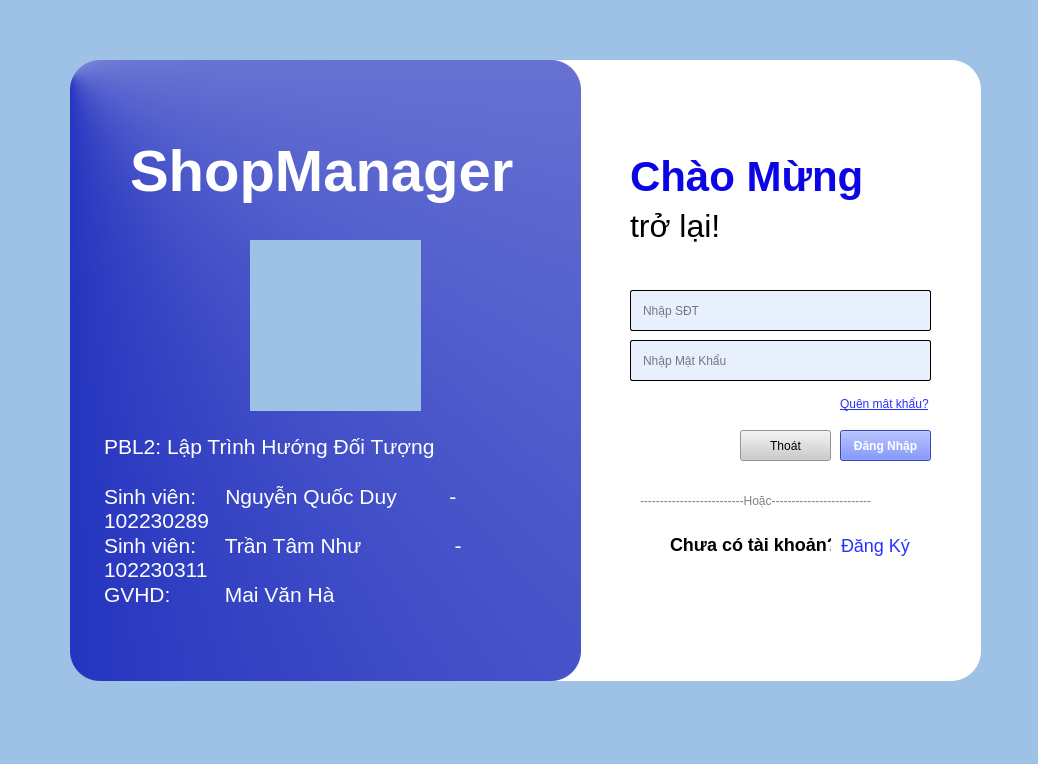
<?xml version="1.0" encoding="UTF-8"?>
<ui version="4.0">
 <class>MainWindow</class>
 <widget class="QMainWindow" name="MainWindow">
  <property name="geometry">
   <rect>
    <x>0</x>
    <y>0</y>
    <width>1038</width>
    <height>764</height>
   </rect>
  </property>
  <property name="windowTitle">
   <string>MainWindow</string>
  </property>
  <property name="styleSheet">
   <string notr="true">background-color:#9ec2e6;</string>
  </property>
  <widget class="QWidget" name="centralwidget">
   <widget class="QStackedWidget" name="stackedWidget">
    <property name="geometry">
     <rect>
      <x>10</x>
      <y>0</y>
      <width>1021</width>
      <height>731</height>
     </rect>
    </property>
    <property name="currentIndex">
     <number>0</number>
    </property>
    <widget class="QWidget" name="page">
     <widget class="QLabel" name="label_9">
      <property name="geometry">
       <rect>
        <x>120</x>
        <y>130</y>
        <width>401</width>
        <height>81</height>
       </rect>
      </property>
      <property name="styleSheet">
       <string notr="true">background-color: transparent;color:#fff;
font-family: Arial;
font-size: 58px;
font-weight:700;
</string>
      </property>
      <property name="text">
       <string>ShopManager</string>
      </property>
     </widget>
     <widget class="QLabel" name="label_2">
      <property name="geometry">
       <rect>
        <x>630</x>
        <y>490</y>
        <width>291</width>
        <height>21</height>
       </rect>
      </property>
      <property name="styleSheet">
       <string notr="true">background-color: transparent;
color: rgba(0,0,0,0.5);</string>
      </property>
      <property name="text">
       <string>--------------------------Hoặc-------------------------</string>
      </property>
     </widget>
     <widget class="QLabel" name="label">
      <property name="geometry">
       <rect>
        <x>620</x>
        <y>150</y>
        <width>271</width>
        <height>51</height>
       </rect>
      </property>
      <property name="styleSheet">
       <string notr="true">background-color: transparent;
font-family: Arial;
font-size: 42px;
font-weight:700;
color:rgb(12, 5, 230)</string>
      </property>
      <property name="text">
       <string>Chào Mừng</string>
      </property>
     </widget>
     <widget class="QTextBrowser" name="inforSV">
      <property name="geometry">
       <rect>
        <x>90</x>
        <y>430</y>
        <width>471</width>
        <height>201</height>
       </rect>
      </property>
      <property name="styleSheet">
       <string notr="true">background-color: transparent;color:#fff;
border: 0px;</string>
      </property>
      <property name="html">
       <string>&lt;!DOCTYPE HTML PUBLIC &quot;-//W3C//DTD HTML 4.0//EN&quot; &quot;http://www.w3.org/TR/REC-html40/strict.dtd&quot;&gt;
&lt;html&gt;&lt;head&gt;&lt;meta name=&quot;qrichtext&quot; content=&quot;1&quot; /&gt;&lt;meta charset=&quot;utf-8&quot; /&gt;&lt;style type=&quot;text/css&quot;&gt;
p, li { white-space: pre-wrap; }
hr { height: 1px; border-width: 0; }
li.unchecked::marker { content: &quot;\2610&quot;; }
li.checked::marker { content: &quot;\2612&quot;; }
&lt;/style&gt;&lt;/head&gt;&lt;body style=&quot; font-family:'Segoe UI'; font-size:9pt; font-weight:400; font-style:normal;&quot;&gt;
&lt;p style=&quot; margin-top:0px; margin-bottom:0px; margin-left:0px; margin-right:0px; -qt-block-indent:0; text-indent:0px;&quot;&gt;&lt;span style=&quot; font-size:16pt;&quot;&gt;PBL2: Lập Trình Hướng Đối Tượng&lt;/span&gt;&lt;/p&gt;
&lt;p style=&quot;-qt-paragraph-type:empty; margin-top:0px; margin-bottom:0px; margin-left:0px; margin-right:0px; -qt-block-indent:0; text-indent:0px; font-size:16pt;&quot;&gt;&lt;br /&gt;&lt;/p&gt;
&lt;p style=&quot; margin-top:0px; margin-bottom:0px; margin-left:0px; margin-right:0px; -qt-block-indent:0; text-indent:0px;&quot;&gt;&lt;span style=&quot; font-size:16pt;&quot;&gt;Sinh viên:     Nguyễn Quốc Duy         - 102230289&lt;/span&gt;&lt;/p&gt;
&lt;p style=&quot; margin-top:0px; margin-bottom:0px; margin-left:0px; margin-right:0px; -qt-block-indent:0; text-indent:0px;&quot;&gt;&lt;span style=&quot; font-size:16pt;&quot;&gt;Sinh viên:     Trần Tâm Như                - 102230311&lt;/span&gt;&lt;/p&gt;
&lt;p style=&quot; margin-top:0px; margin-bottom:0px; margin-left:0px; margin-right:0px; -qt-block-indent:0; text-indent:0px;&quot;&gt;&lt;span style=&quot; font-size:16pt;&quot;&gt;GVHD: 	       Mai Văn Hà&lt;/span&gt;&lt;/p&gt;&lt;/body&gt;&lt;/html&gt;</string>
      </property>
     </widget>
     <widget class="QLabel" name="label_3">
      <property name="geometry">
       <rect>
        <x>830</x>
        <y>390</y>
        <width>111</width>
        <height>28</height>
       </rect>
      </property>
      <property name="maximumSize">
       <size>
        <width>171</width>
        <height>51</height>
       </size>
      </property>
      <property name="font">
       <font>
        <family>Arial</family>
        <underline>true</underline>
       </font>
      </property>
      <property name="cursor">
       <cursorShape>PointingHandCursor</cursorShape>
      </property>
      <property name="styleSheet">
       <string notr="true">background-color: transparent;
color:rgb(38, 49, 255) ;
font-family: Arial;
</string>
      </property>
      <property name="text">
       <string>Quên mật khẩu?</string>
      </property>
     </widget>
     <widget class="QLineEdit" name="id">
      <property name="geometry">
       <rect>
        <x>620</x>
        <y>290</y>
        <width>301</width>
        <height>41</height>
       </rect>
      </property>
      <property name="styleSheet">
       <string notr="true">background-color: #e8f0fd;
border-radius: 2px;
border: 1px solid #000;
padding-left: 10px;</string>
      </property>
      <property name="placeholderText">
       <string>Nhập SĐT</string>
      </property>
     </widget>
     <widget class="QLabel" name="label_10">
      <property name="geometry">
       <rect>
        <x>240</x>
        <y>240</y>
        <width>171</width>
        <height>171</height>
       </rect>
      </property>
      <property name="text">
       <string/>
      </property>
      <property name="pixmap">
       <pixmap resource="resourse.qrc">:/new/img/img/images.jpg</pixmap>
      </property>
      <property name="scaledContents">
       <bool>true</bool>
      </property>
     </widget>
     <widget class="QPushButton" name="pushButton">
      <property name="geometry">
       <rect>
        <x>830</x>
        <y>430</y>
        <width>91</width>
        <height>31</height>
       </rect>
      </property>
      <property name="cursor">
       <cursorShape>PointingHandCursor</cursorShape>
      </property>
      <property name="styleSheet">
       <string notr="true">background-color:#4561ff;
font-weight: 700;
color: white;
</string>
      </property>
      <property name="text">
       <string>Đăng Nhập</string>
      </property>
     </widget>
     <widget class="QLabel" name="label_8">
      <property name="geometry">
       <rect>
        <x>620</x>
        <y>200</y>
        <width>171</width>
        <height>51</height>
       </rect>
      </property>
      <property name="maximumSize">
       <size>
        <width>171</width>
        <height>51</height>
       </size>
      </property>
      <property name="font">
       <font>
        <family>Arial</family>
        <pointsize>-1</pointsize>
        <fontweight>Thin</fontweight>
       </font>
      </property>
      <property name="styleSheet">
       <string notr="true">background-color: transparent;
font-family: Arial;
font-size: 32px;
font-weight5700;
</string>
      </property>
      <property name="text">
       <string>trở lại!</string>
      </property>
     </widget>
     <widget class="QLineEdit" name="pw">
      <property name="geometry">
       <rect>
        <x>620</x>
        <y>340</y>
        <width>301</width>
        <height>41</height>
       </rect>
      </property>
      <property name="styleSheet">
       <string notr="true">padding-left: 10px;background-color: #e8f0fd;
border-radius: 2px;
border: 1px solid #000;</string>
      </property>
      <property name="echoMode">
       <enum>QLineEdit::EchoMode::Password</enum>
      </property>
      <property name="placeholderText">
       <string>Nhập Mật Khẩu</string>
      </property>
     </widget>
     <widget class="QLabel" name="label_5">
      <property name="geometry">
       <rect>
        <x>520</x>
        <y>60</y>
        <width>451</width>
        <height>621</height>
       </rect>
      </property>
      <property name="styleSheet">
       <string notr="true">background-color:#fff;
border-radius: 30px;</string>
      </property>
      <property name="text">
       <string/>
      </property>
     </widget>
     <widget class="QLabel" name="label_6">
      <property name="geometry">
       <rect>
        <x>660</x>
        <y>530</y>
        <width>161</width>
        <height>28</height>
       </rect>
      </property>
      <property name="maximumSize">
       <size>
        <width>171</width>
        <height>51</height>
       </size>
      </property>
      <property name="styleSheet">
       <string notr="true">background-color: transparent;
font-family: Arial;
font-size: 18px;
font-weight:500;</string>
      </property>
      <property name="text">
       <string>Chưa có tài khoản? </string>
      </property>
     </widget>
     <widget class="QPushButton" name="closeBtn">
      <property name="geometry">
       <rect>
        <x>730</x>
        <y>430</y>
        <width>91</width>
        <height>31</height>
       </rect>
      </property>
      <property name="cursor">
       <cursorShape>PointingHandCursor</cursorShape>
      </property>
      <property name="styleSheet">
       <string notr="true">background-color:#ccc;</string>
      </property>
      <property name="text">
       <string>Thoát</string>
      </property>
     </widget>
     <widget class="QLabel" name="label_4">
      <property name="geometry">
       <rect>
        <x>60</x>
        <y>60</y>
        <width>511</width>
        <height>621</height>
       </rect>
      </property>
      <property name="styleSheet">
       <string notr="true">background-color:qconicalgradient(cx:0, cy:0.022, angle:217.1, stop:0 rgba(0, 18, 180, 255), stop:1 rgba(255, 255, 255, 255));
border-radius: 30px;</string>
      </property>
      <property name="text">
       <string/>
      </property>
     </widget>
     <widget class="QLabel" name="loginStatus">
      <property name="geometry">
       <rect>
        <x>620</x>
        <y>390</y>
        <width>171</width>
        <height>21</height>
       </rect>
      </property>
      <property name="styleSheet">
       <string notr="true">background-color: transparent;color:red;</string>
      </property>
      <property name="text">
       <string/>
      </property>
     </widget>
     <widget class="QPushButton" name="signUpBtn">
      <property name="geometry">
       <rect>
        <x>810</x>
        <y>530</y>
        <width>111</width>
        <height>30</height>
       </rect>
      </property>
      <property name="cursor">
       <cursorShape>PointingHandCursor</cursorShape>
      </property>
      <property name="styleSheet">
       <string notr="true">background-color: transparent;
color:rgb(38, 49, 255) ;
font-family: Arial;
font-size: 18px;

border: none;</string>
      </property>
      <property name="text">
       <string>Đăng Ký</string>
      </property>
     </widget>
     <zorder>label_5</zorder>
     <zorder>label_4</zorder>
     <zorder>label_9</zorder>
     <zorder>label_2</zorder>
     <zorder>label</zorder>
     <zorder>inforSV</zorder>
     <zorder>label_3</zorder>
     <zorder>id</zorder>
     <zorder>label_10</zorder>
     <zorder>pushButton</zorder>
     <zorder>label_8</zorder>
     <zorder>pw</zorder>
     <zorder>label_6</zorder>
     <zorder>closeBtn</zorder>
     <zorder>loginStatus</zorder>
     <zorder>signUpBtn</zorder>
    </widget>
    <widget class="QWidget" name="page_2">
     <widget class="QLineEdit" name="phone">
      <property name="geometry">
       <rect>
        <x>620</x>
        <y>280</y>
        <width>121</width>
        <height>41</height>
       </rect>
      </property>
      <property name="font">
       <font>
        <pointsize>10</pointsize>
       </font>
      </property>
      <property name="focusPolicy">
       <enum>Qt::FocusPolicy::WheelFocus</enum>
      </property>
      <property name="styleSheet">
       <string notr="true">background-color: #e8f0fd;
border-radius: 2px;
border: 1px solid #000;
padding:5px;</string>
      </property>
      <property name="placeholderText">
       <string>Số điện thoại</string>
      </property>
     </widget>
     <widget class="QLineEdit" name="address">
      <property name="geometry">
       <rect>
        <x>620</x>
        <y>330</y>
        <width>301</width>
        <height>41</height>
       </rect>
      </property>
      <property name="font">
       <font>
        <pointsize>10</pointsize>
       </font>
      </property>
      <property name="cursor">
       <cursorShape>IBeamCursor</cursorShape>
      </property>
      <property name="styleSheet">
       <string notr="true">background-color: #e8f0fd;
border-radius: 2px;
border: 1px solid #000;
padding:5px;</string>
      </property>
      <property name="echoMode">
       <enum>QLineEdit::EchoMode::Normal</enum>
      </property>
      <property name="placeholderText">
       <string>Địa chỉ</string>
      </property>
     </widget>
     <widget class="QLabel" name="label_12">
      <property name="geometry">
       <rect>
        <x>630</x>
        <y>540</y>
        <width>291</width>
        <height>21</height>
       </rect>
      </property>
      <property name="styleSheet">
       <string notr="true">background-color: transparent;
color: rgba(0,0,0,0.5);</string>
      </property>
      <property name="text">
       <string>--------------------------Hoặc-------------------------</string>
      </property>
     </widget>
     <widget class="QTextBrowser" name="inforSV_2">
      <property name="geometry">
       <rect>
        <x>90</x>
        <y>430</y>
        <width>471</width>
        <height>201</height>
       </rect>
      </property>
      <property name="styleSheet">
       <string notr="true">background-color: transparent;color:#fff;
border: 0px;</string>
      </property>
      <property name="html">
       <string>&lt;!DOCTYPE HTML PUBLIC &quot;-//W3C//DTD HTML 4.0//EN&quot; &quot;http://www.w3.org/TR/REC-html40/strict.dtd&quot;&gt;
&lt;html&gt;&lt;head&gt;&lt;meta name=&quot;qrichtext&quot; content=&quot;1&quot; /&gt;&lt;meta charset=&quot;utf-8&quot; /&gt;&lt;style type=&quot;text/css&quot;&gt;
p, li { white-space: pre-wrap; }
hr { height: 1px; border-width: 0; }
li.unchecked::marker { content: &quot;\2610&quot;; }
li.checked::marker { content: &quot;\2612&quot;; }
&lt;/style&gt;&lt;/head&gt;&lt;body style=&quot; font-family:'Segoe UI'; font-size:9pt; font-weight:400; font-style:normal;&quot;&gt;
&lt;p style=&quot; margin-top:0px; margin-bottom:0px; margin-left:0px; margin-right:0px; -qt-block-indent:0; text-indent:0px;&quot;&gt;&lt;span style=&quot; font-size:16pt;&quot;&gt;PBL2: Lập Trình Hướng Đối Tượng&lt;/span&gt;&lt;/p&gt;
&lt;p style=&quot;-qt-paragraph-type:empty; margin-top:0px; margin-bottom:0px; margin-left:0px; margin-right:0px; -qt-block-indent:0; text-indent:0px; font-size:16pt;&quot;&gt;&lt;br /&gt;&lt;/p&gt;
&lt;p style=&quot; margin-top:0px; margin-bottom:0px; margin-left:0px; margin-right:0px; -qt-block-indent:0; text-indent:0px;&quot;&gt;&lt;span style=&quot; font-size:16pt;&quot;&gt;Sinh viên:     Nguyễn Quốc Duy         - 102230289&lt;/span&gt;&lt;/p&gt;
&lt;p style=&quot; margin-top:0px; margin-bottom:0px; margin-left:0px; margin-right:0px; -qt-block-indent:0; text-indent:0px;&quot;&gt;&lt;span style=&quot; font-size:16pt;&quot;&gt;Sinh viên:     Trần Tâm Như                - 102230311&lt;/span&gt;&lt;/p&gt;
&lt;p style=&quot; margin-top:0px; margin-bottom:0px; margin-left:0px; margin-right:0px; -qt-block-indent:0; text-indent:0px;&quot;&gt;&lt;span style=&quot; font-size:16pt;&quot;&gt;GVHD: 	       Mai Văn Hà&lt;/span&gt;&lt;/p&gt;&lt;/body&gt;&lt;/html&gt;</string>
      </property>
     </widget>
     <widget class="QLabel" name="label_13">
      <property name="geometry">
       <rect>
        <x>60</x>
        <y>60</y>
        <width>511</width>
        <height>621</height>
       </rect>
      </property>
      <property name="styleSheet">
       <string notr="true">background-color:qconicalgradient(cx:0, cy:0.022, angle:217.1, stop:0 rgba(0, 18, 180, 255), stop:1 rgba(255, 255, 255, 255));
border-radius: 30px;</string>
      </property>
      <property name="text">
       <string/>
      </property>
     </widget>
     <widget class="QLabel" name="label_14">
      <property name="geometry">
       <rect>
        <x>620</x>
        <y>120</y>
        <width>271</width>
        <height>51</height>
       </rect>
      </property>
      <property name="styleSheet">
       <string notr="true">background-color: transparent;
font-family: Arial;
font-size: 42px;
font-weight:700;
color:rgb(12, 5, 230)</string>
      </property>
      <property name="text">
       <string>Đăng ký</string>
      </property>
     </widget>
     <widget class="QPushButton" name="closeBtn_2">
      <property name="geometry">
       <rect>
        <x>730</x>
        <y>500</y>
        <width>91</width>
        <height>31</height>
       </rect>
      </property>
      <property name="cursor">
       <cursorShape>PointingHandCursor</cursorShape>
      </property>
      <property name="styleSheet">
       <string notr="true">background-color:#ccc;</string>
      </property>
      <property name="text">
       <string>Thoát</string>
      </property>
     </widget>
     <widget class="QLabel" name="label_15">
      <property name="geometry">
       <rect>
        <x>240</x>
        <y>240</y>
        <width>171</width>
        <height>171</height>
       </rect>
      </property>
      <property name="text">
       <string/>
      </property>
      <property name="pixmap">
       <pixmap resource="resourse.qrc">:/new/img/img/images.jpg</pixmap>
      </property>
      <property name="scaledContents">
       <bool>true</bool>
      </property>
     </widget>
     <widget class="QPushButton" name="registerBtn">
      <property name="geometry">
       <rect>
        <x>830</x>
        <y>500</y>
        <width>91</width>
        <height>31</height>
       </rect>
      </property>
      <property name="font">
       <font>
        <pointsize>10</pointsize>
        <bold>true</bold>
       </font>
      </property>
      <property name="cursor">
       <cursorShape>PointingHandCursor</cursorShape>
      </property>
      <property name="styleSheet">
       <string notr="true">background-color:#4561ff;
font-weight: 700;
color: white;
</string>
      </property>
      <property name="text">
       <string>Đăng Ký</string>
      </property>
     </widget>
     <widget class="QLineEdit" name="name">
      <property name="geometry">
       <rect>
        <x>620</x>
        <y>230</y>
        <width>301</width>
        <height>41</height>
       </rect>
      </property>
      <property name="font">
       <font>
        <pointsize>10</pointsize>
       </font>
      </property>
      <property name="styleSheet">
       <string notr="true">background-color: #e8f0fd;
border-radius: 2px;
border: 1px solid #000;
padding:5px;</string>
      </property>
      <property name="placeholderText">
       <string>Họ và tên</string>
      </property>
     </widget>
     <widget class="QLabel" name="loginStatus_2">
      <property name="geometry">
       <rect>
        <x>620</x>
        <y>470</y>
        <width>221</width>
        <height>30</height>
       </rect>
      </property>
      <property name="styleSheet">
       <string notr="true">background-color: transparent;color:red;</string>
      </property>
      <property name="text">
       <string/>
      </property>
     </widget>
     <widget class="QLabel" name="label_16">
      <property name="geometry">
       <rect>
        <x>620</x>
        <y>170</y>
        <width>271</width>
        <height>51</height>
       </rect>
      </property>
      <property name="styleSheet">
       <string notr="true">background-color: transparent;
font-family: Arial;
font-size: 22px;

</string>
      </property>
      <property name="text">
       <string>Khách Hàng thường xuyên</string>
      </property>
     </widget>
     <widget class="QLabel" name="label_17">
      <property name="geometry">
       <rect>
        <x>120</x>
        <y>130</y>
        <width>401</width>
        <height>81</height>
       </rect>
      </property>
      <property name="styleSheet">
       <string notr="true">background-color: transparent;color:#fff;
font-family: Arial;
font-size: 58px;
font-weight:700;
</string>
      </property>
      <property name="text">
       <string>ShopManager</string>
      </property>
     </widget>
     <widget class="QLineEdit" name="email">
      <property name="geometry">
       <rect>
        <x>750</x>
        <y>280</y>
        <width>171</width>
        <height>41</height>
       </rect>
      </property>
      <property name="font">
       <font>
        <pointsize>10</pointsize>
       </font>
      </property>
      <property name="styleSheet">
       <string notr="true">background-color: #e8f0fd;
border-radius: 2px;
border: 1px solid #000;
padding:5px;</string>
      </property>
      <property name="placeholderText">
       <string>Email</string>
      </property>
     </widget>
     <widget class="QLabel" name="label_18">
      <property name="geometry">
       <rect>
        <x>520</x>
        <y>60</y>
        <width>451</width>
        <height>621</height>
       </rect>
      </property>
      <property name="styleSheet">
       <string notr="true">background-color:#fff;
border-radius: 30px;</string>
      </property>
      <property name="text">
       <string/>
      </property>
     </widget>
     <widget class="QLabel" name="label_19">
      <property name="geometry">
       <rect>
        <x>660</x>
        <y>570</y>
        <width>161</width>
        <height>28</height>
       </rect>
      </property>
      <property name="maximumSize">
       <size>
        <width>171</width>
        <height>51</height>
       </size>
      </property>
      <property name="styleSheet">
       <string notr="true">background-color: transparent;
font-family: Arial;
font-size: 18px;
font-weight:500;</string>
      </property>
      <property name="text">
       <string>Đã có tài khoản? </string>
      </property>
     </widget>
     <widget class="QLineEdit" name="password">
      <property name="geometry">
       <rect>
        <x>620</x>
        <y>380</y>
        <width>301</width>
        <height>41</height>
       </rect>
      </property>
      <property name="font">
       <font>
        <pointsize>10</pointsize>
       </font>
      </property>
      <property name="styleSheet">
       <string notr="true">background-color: #e8f0fd;
border-radius: 2px;
border: 1px solid #000;
padding:5px;</string>
      </property>
      <property name="echoMode">
       <enum>QLineEdit::EchoMode::Password</enum>
      </property>
      <property name="placeholderText">
       <string>Mật khẩu</string>
      </property>
     </widget>
     <widget class="QPushButton" name="returnLoginBtn">
      <property name="geometry">
       <rect>
        <x>790</x>
        <y>570</y>
        <width>111</width>
        <height>30</height>
       </rect>
      </property>
      <property name="cursor">
       <cursorShape>PointingHandCursor</cursorShape>
      </property>
      <property name="styleSheet">
       <string notr="true">background-color: transparent;
color:rgb(38, 49, 255) ;
font-family: Arial;
font-size: 18px;

border: none;</string>
      </property>
      <property name="text">
       <string>Đăng Nhập</string>
      </property>
     </widget>
     <widget class="QLineEdit" name="re_password">
      <property name="geometry">
       <rect>
        <x>620</x>
        <y>430</y>
        <width>301</width>
        <height>41</height>
       </rect>
      </property>
      <property name="font">
       <font>
        <pointsize>10</pointsize>
       </font>
      </property>
      <property name="styleSheet">
       <string notr="true">background-color: #e8f0fd;
border-radius: 2px;
border: 1px solid #000;
padding:5px;</string>
      </property>
      <property name="echoMode">
       <enum>QLineEdit::EchoMode::Password</enum>
      </property>
      <property name="placeholderText">
       <string>Nhập lại mật khẩu</string>
      </property>
     </widget>
     <zorder>label_18</zorder>
     <zorder>label_13</zorder>
     <zorder>phone</zorder>
     <zorder>address</zorder>
     <zorder>label_12</zorder>
     <zorder>inforSV_2</zorder>
     <zorder>label_14</zorder>
     <zorder>closeBtn_2</zorder>
     <zorder>label_15</zorder>
     <zorder>registerBtn</zorder>
     <zorder>name</zorder>
     <zorder>loginStatus_2</zorder>
     <zorder>label_16</zorder>
     <zorder>label_17</zorder>
     <zorder>email</zorder>
     <zorder>label_19</zorder>
     <zorder>password</zorder>
     <zorder>returnLoginBtn</zorder>
     <zorder>re_password</zorder>
    </widget>
   </widget>
  </widget>
 </widget>
 <tabstops>
  <tabstop>id</tabstop>
  <tabstop>pw</tabstop>
  <tabstop>name</tabstop>
  <tabstop>phone</tabstop>
  <tabstop>email</tabstop>
  <tabstop>address</tabstop>
  <tabstop>password</tabstop>
  <tabstop>closeBtn_2</tabstop>
  <tabstop>pushButton</tabstop>
  <tabstop>returnLoginBtn</tabstop>
  <tabstop>closeBtn</tabstop>
  <tabstop>registerBtn</tabstop>
  <tabstop>signUpBtn</tabstop>
  <tabstop>inforSV</tabstop>
  <tabstop>inforSV_2</tabstop>
 </tabstops>
 <resources>
  <include location="resourse.qrc"/>
 </resources>
 <connections/>
</ui>
